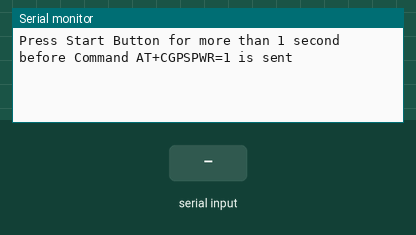
Simulated run of this sketch. Board: Arduino Uno, built with avr-gcc and run on an emulated ATmega328P. Shown: the last lines printed to the serial monitor. The test bench sets the inputs (shaded band). The modem accepts every AT command (registered, SIM ready, sends succeed) and sends nothing else.

Above: at 6.2 s.
6.3 s: "$" received over the second serial link
At 7.5 s:
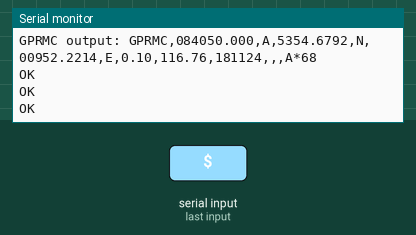
7.8 s: "$" received over the second serial link
At 8.6 s:
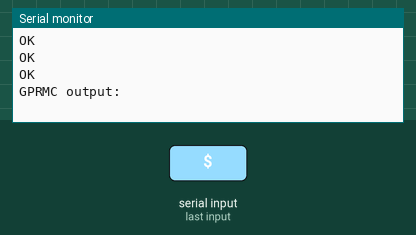

The sketch:

Kap9_GPS_SoftwareSerial_AT-Befehle.ino
```cpp
/* Based on SoftwareSerialExample
   all characters after $ will be concatenated
   and printed, when the next $ appears
   Do not forget to press the push button
 */
#include <SoftwareSerial.h>
SoftwareSerial mySerial(16,17); // RX, TX
String GPRMC ="GPRMC,084050.000,A,5354.6792,N,00952.2214,E,0.10,116.76,181124,,,A*68";

void setup() {
  // Open serial communications and wait for port to open:
  Serial.begin(9600);
  Serial.println("Press Start Button for more than 1 second");
  Serial.println("before Command AT+CGPSPWR=1 is sent");

  // set the data rate for the SoftwareSerial port
  mySerial.begin(9600);
  mySerial.println("AT+CGPSPWR=1");
  delay(5000);
  mySerial.println("AT+CGPSINF=32");   // single NMEA GPRMC data output
  mySerial.println("AT+CGPSOUT=32");   // enable NMEA GPRMC data output
}

void loop() { // run over and over
  if (mySerial.available()) {
    char c = mySerial.read();
    if (c == '$')    {
      Serial.print("GPRMC output: ");
      Serial.println(GPRMC);
      GPRMC.replace(GPRMC,"");
    }
    else   {
        GPRMC.concat(c);
    }
  }
  if (Serial.available()) {
    mySerial.write(Serial.read());
  }
}
```

Measured:
- after the input at 6.3 s, the serial monitor: prints a new line at once (image 1)
- after the input at 7.8 s, the serial monitor: prints a new line at once (image 2)
